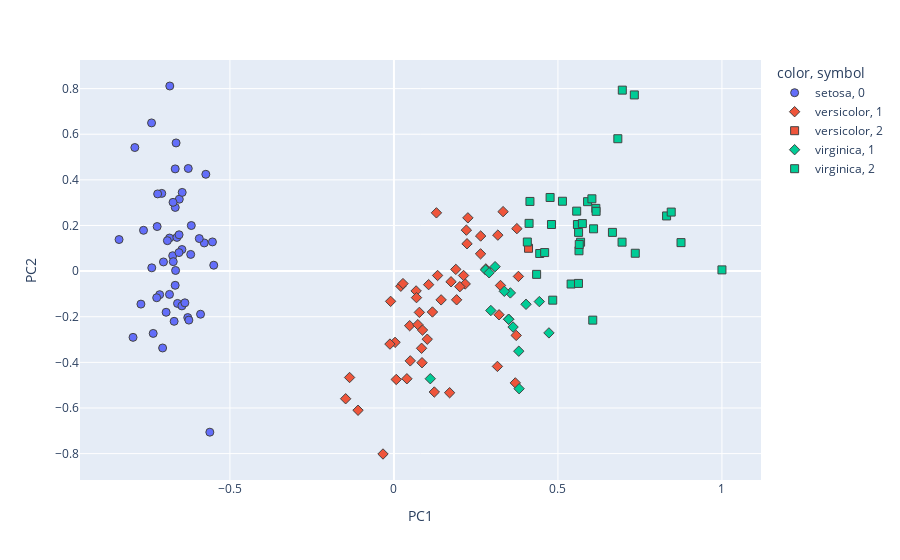

The cell this chart's notebook holds for it:
### Markdown cell above
### Below we show the clusters in the PCA space and look at the crosstab table and ARI score

The ARI score is similar to k-means although the clustering is slightly different as can be seen form the crosstab table below. Both clustering algorithms perfectly separate out the setosa species from the rest but there is some mixing up of the other two species.

### Code cell
fig = px.scatter(scores, x='PC1', y='PC2', color=labels, symbol=clusterlabels)
fig.update_traces(mode='markers', marker_line_width=1, marker_size=8)
fig.show()

### Figure 1 — Plotly figure (JSON) as saved in the notebook; plotly's stock layout.template omitted (floating-point values rounded to 4 significant figures)
{"data": [{"hovertemplate": "color=setosa<br>symbol=0<br>PC1=%{x}<br>PC2=%{y}<extra></extra>", "legendgroup": "setosa, 0", "marker": {"color": "#636efa", "line": {"width": 1}, "size": 8, "symbol": "circle"}, "mode": "markers", "name": "setosa, 0", "orientation": "v", "showlegend": true, "type": "scatter", "x": [-0.6841, -0.6286, -0.7141, -0.6945, -0.7219, -0.6269, -0.7382, -0.6744, -0.7052, -0.6598, -0.6543, -0.7026, -0.6701, -0.7953, -0.6641, -0.6833, -0.6668, -0.6616, -0.5735, -0.7078, -0.5782, -0.6666, -0.838, -0.5493, -0.6727, -0.5896, -0.6196, -0.655, -0.6463, -0.6842, -0.6464, -0.5532, -0.7898, -0.7389, -0.6373, -0.6669, -0.6177, -0.7634, -0.7339, -0.6554, -0.6906, -0.5612, -0.7713, -0.5934, -0.6455, -0.6252, -0.7203, -0.7232, -0.6734, -0.6657], "xaxis": "x", "y": [0.145, -0.2036, -0.1033, -0.1804, 0.1954, 0.4498, 0.01439, 0.0674, -0.3369, -0.1417, 0.3152, 0.0402, -0.2201, -0.2904, 0.5618, 0.8114, 0.4481, 0.1477, 0.4244, 0.3407, 0.1235, 0.2791, 0.1384, 0.02584, 0.04146, -0.189, 0.07315, 0.1592, 0.09461, -0.102, -0.1524, 0.128, 0.5418, 0.6496, -0.139, -0.06226, 0.1998, 0.1789, -0.2731, 0.08122, 0.1334, -0.706, -0.1447, 0.1427, 0.345, -0.2148, 0.3384, -0.1167, 0.3014, 0.002784], "yaxis": "y"}, {"hovertemplate": "color=versicolor<br>symbol=1<br>PC1=%{x}<br>PC2=%{y}<extra></extra>", "legendgroup": "versicolor, 1", "marker": {"color": "#EF553B", "line": {"width": 1}, "size": 8, "symbol": "diamond"}, "mode": "markers", "name": "versicolor, 1", "orientation": "v", "showlegend": true, "type": "scatter", "x": [0.3328, 0.2209, 0.3748, 0.1231, 0.3248, 0.1174, 0.2255, -0.1472, 0.2803, 0.003451, -0.03328, 0.1331, 0.1698, 0.2173, -0.01007, 0.2644, 0.1058, 0.04797, 0.37, 0.04981, 0.2228, 0.1439, 0.3728, 0.1912, 0.2122, 0.2641, 0.3795, 0.2008, -0.01216, 0.03951, 0.007084, 0.07296, 0.3205, 0.06765, 0.1296, 0.3168, 0.3155, 0.02102, 0.08562, 0.0843, 0.1887, 0.1016, -0.1094, 0.08717, 0.0276, 0.06878, 0.1741, -0.1352, 0.07755], "xaxis": "x", "y": [0.2607, 0.1796, 0.1862, -0.5299, -0.06295, -0.1792, 0.2335, -0.5595, 0.009734, -0.3123, -0.8017, -0.01912, -0.533, -0.05625, -0.1326, 0.1538, -0.0593, -0.2393, -0.49, -0.3935, 0.1198, -0.1261, -0.2819, -0.1258, -0.01915, 0.07575, -0.02334, -0.06824, -0.3198, -0.4719, -0.475, -0.2348, -0.1915, -0.08692, 0.2554, 0.1577, -0.4177, -0.0663, -0.4015, -0.3383, 0.007528, -0.2985, -0.6099, -0.2585, -0.05473, -0.1163, -0.04678, -0.4663, -0.1809], "yaxis": "y"}, {"hovertemplate": "color=versicolor<br>symbol=2<br>PC1=%{x}<br>PC2=%{y}<extra></extra>", "legendgroup": "versicolor, 2", "marker": {"color": "#EF553B", "line": {"width": 1}, "size": 8, "symbol": "square"}, "mode": "markers", "name": "versicolor, 2", "orientation": "v", "showlegend": true, "type": "scatter", "x": [0.4103], "xaxis": "x", "y": [0.1001], "yaxis": "y"}, {"hovertemplate": "color=virginica<br>symbol=1<br>PC1=%{x}<br>PC2=%{y}<extra></extra>", "legendgroup": "virginica, 1", "marker": {"color": "#00cc96", "line": {"width": 1}, "size": 8, "symbol": "diamond"}, "mode": "markers", "name": "virginica, 1", "orientation": "v", "showlegend": true, "type": "scatter", "x": [0.3497, 0.1109, 0.3806, 0.4433, 0.3817, 0.2954, 0.4027, 0.3549, 0.3084, 0.3365, 0.3632, 0.2793, 0.3497, 0.4726, 0.2902], "xaxis": "x", "y": [-0.2111, -0.4717, -0.3511, -0.1336, -0.5155, -0.1727, -0.1455, -0.09557, 0.01944, -0.08848, -0.2451, 0.005202, -0.2111, -0.2708, -0.007349], "yaxis": "y"}, {"hovertemplate": "color=virginica<br>symbol=2<br>PC1=%{x}<br>PC2=%{y}<extra></extra>", "legendgroup": "virginica, 2", "marker": {"color": "#00cc96", "line": {"width": 1}, "size": 8, "symbol": "square"}, "mode": "markers", "name": "virginica, 2", "orientation": "v", "showlegend": true, "type": "scatter", "x": [0.5572, 0.6661, 0.435, 0.5642, 0.8312, 0.6955, 0.6061, 0.6826, 0.4121, 0.4841, 0.569, 0.4803, 0.4444, 0.7329, 1, 0.6155, 0.8752, 0.5137, 0.5903, 0.5402, 0.5629, 0.7358, 0.6962, 0.5626, 0.8454, 0.4761, 0.4066, 0.5594, 0.6086, 0.5744, 0.6164, 0.6035, 0.565, 0.4595, 0.4147], "xaxis": "x", "y": [0.2629, 0.1698, -0.01419, 0.08912, 0.2418, 0.1269, -0.2149, 0.5802, 0.2092, -0.1274, 0.1266, 0.2043, 0.07721, 0.7722, 0.005371, 0.275, 0.1249, 0.3063, 0.3044, -0.05659, 0.1698, 0.07832, 0.7933, -0.05393, 0.2588, 0.3228, 0.1276, 0.2042, 0.1854, 0.2083, 0.262, 0.3169, 0.1169, 0.08127, 0.3055], "yaxis": "y"}], "layout": {"legend": {"title": {"text": "color, symbol"}, "tracegroupgap": 0}, "margin": {"t": 60}, "xaxis": {"anchor": "y", "domain": [0, 1], "title": {"text": "PC1"}}, "yaxis": {"anchor": "x", "domain": [0, 1], "title": {"text": "PC2"}}}}
